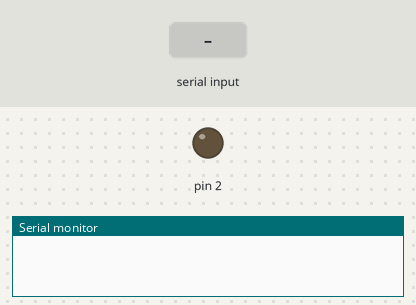
A sketch run on a simulated Arduino Uno, built with avr-gcc and run on an emulated ATmega328P. Shown: output pins drawn as LEDs (lit = HIGH), the last lines printed to the serial monitor. Inputs (shaded band) come from the test bench.

Above: at 1.2 s.
1.3 s: "0)" received over Serial
At 3.4 s:
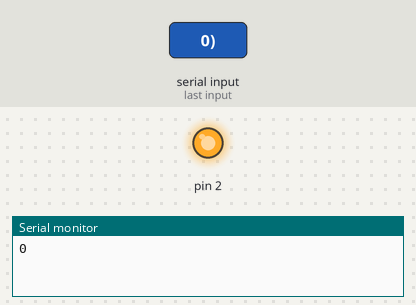
Timing chart, 0 to 4.9 s (numbered marks = the images above; inputs shaded):
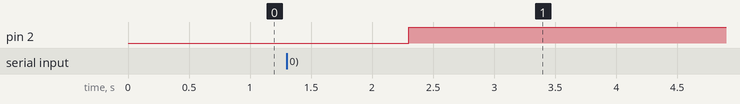

The sketch:

STEAMRnE_34C.ino
```cpp
void setup() {
  // put your setup code here, to run once:
  Serial.begin(9600);
  pinMode(2, OUTPUT);
}

String state = "0";

void loop() {
  // put your main code here, to run repeatedly:
  if (Serial.available() > 0) {
    if (Serial.find("state:(") ){
      state = Serial.readStringUntil(')');
    }
    Serial.println(state);
    if (state == "0") {
      digitalWrite(2, HIGH);
    } else {
      digitalWrite(2, LOW);
    }
  }
}
```

Measured:
- after the input at 1.3 s, pin 2: LOW → HIGH after 1.0 s
